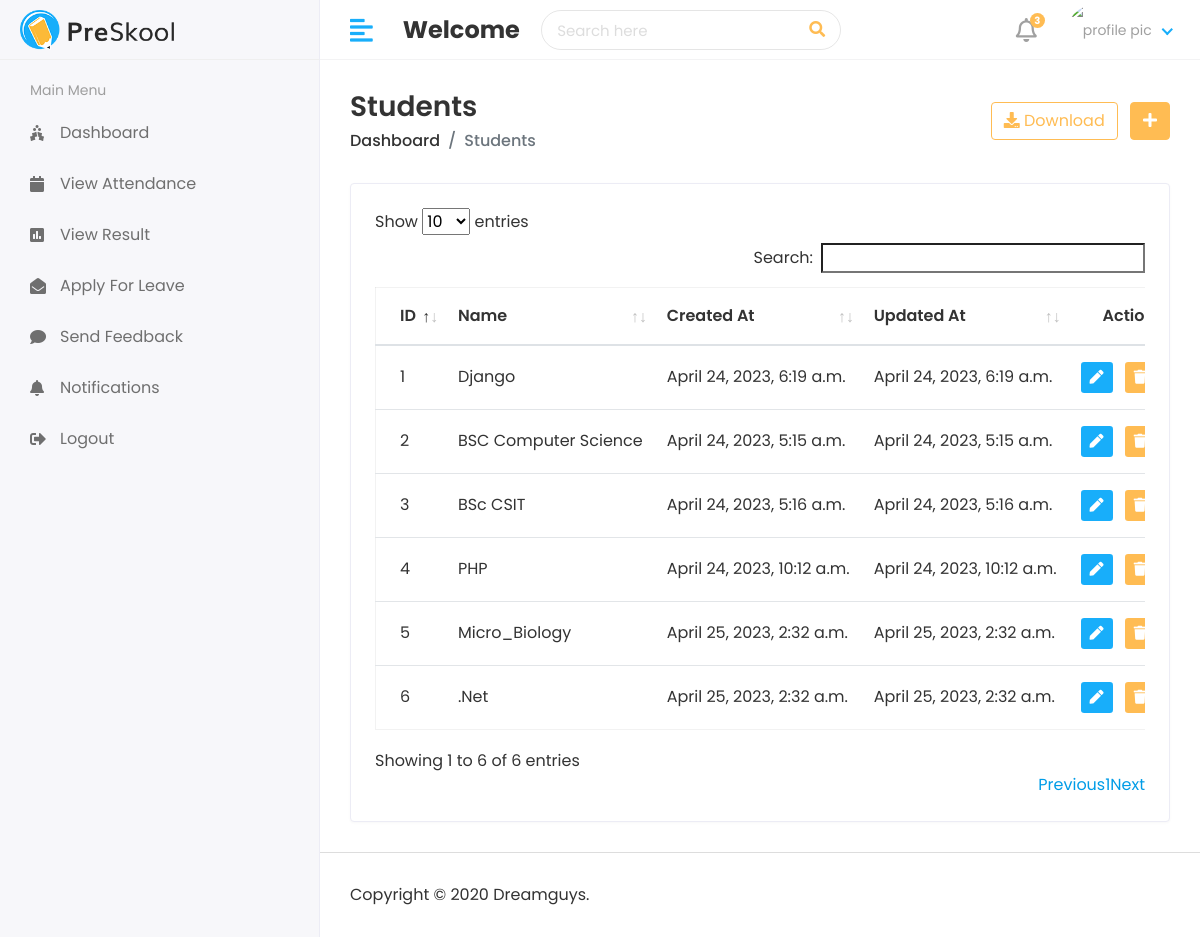
Before: /hod/view-cource/ with the older database file.
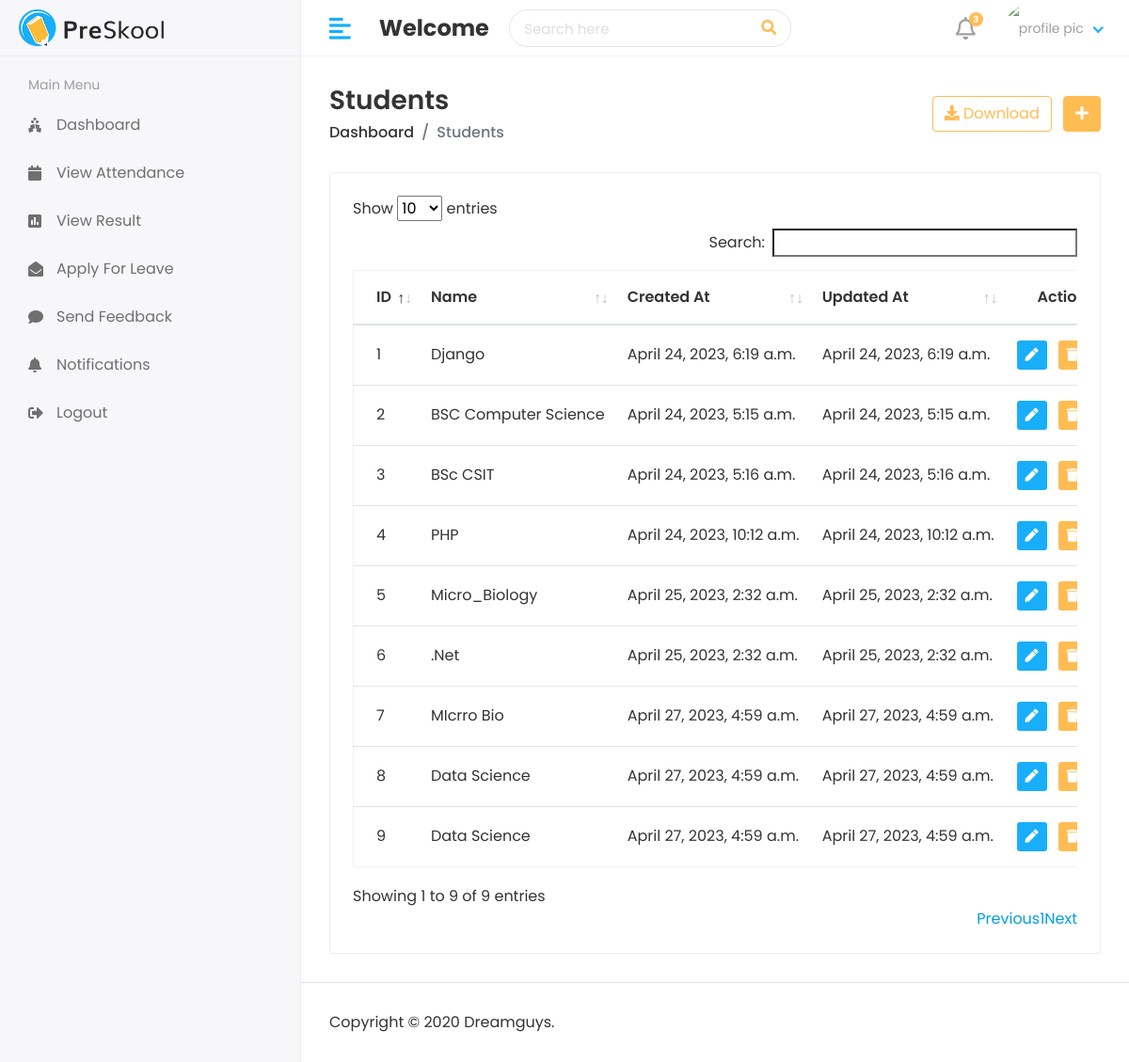
After: the same page with the newer database file.
### app_attendance_system/models.py (models this page shows)
class Cource(models.Model):
    name= models.CharField(max_length=100)
    created_at= models.DateTimeField(auto_now=True)
    updated_at= models.DateTimeField(auto_now=True)
    def __str__(self):
        return self.name

### app_attendance_system/views.py (the view)
# urls.py: path('hod/view-cource/', views.HodViewCource, name='view-cource'),
def HodViewCource(request):
    cource=Cource.objects.all()
    print(cource)
    context= {
        'cource':cource
    }
    return render(request, 'hod/view_cource.html',context)

### templates/hod/view_cource.html (shortened to what this page needs)
{% extends "layouts/master.html" %}
{% load static %}
{%block content %}
<div class="content container-fluid">
    <div class="page-header">
       <div class="row align-items-center">
          <div class="col">
             <h3 class="page-title">Students</h3>
             <ul class="breadcrumb">
                <li class="breadcrumb-item"><a href="index.html">Dashboard</a></li>
                <li class="breadcrumb-item active">Students</li>
             </ul>
          </div>
          <div class="col-auto text-right float-right ml-auto">
             <a href="#" class="btn btn-outline-primary mr-2"><i class="fas fa-download"></i> Download</a>
             <a href="add-student.html" class="btn btn-primary"><i class="fas fa-plus"></i></a>
          </div>
       </div>
    </div>
    <div class="row">
       <div class="col-sm-12">
          <div class="card card-table">
             <div class="card-body">
                <div class="table-responsive">
                   <table class="table table-hover table-center mb-0 " id="table_id">
                      <thead>
                         <tr>
                            <th>ID</th>
                            <th>Name</th>
                            <th>Created At</th>
                            <th>Updated At</th>
                            <th class="text-right">Action</th>
                         </tr>
                      </thead>
                      <tbody>
                        {% for i in cource %}
                         <tr>
                            <td>{{ forloop.counter }}</td>
                            <td>{{i.name}}</td>
                            <td>{{i.created_at}}</td>
                            <td>{{i.updated_at}}</td>
                            <td class="text-right">
                               <div class="actions">
                                  <a href="{% url 'edit-cource' i.id %}" class="btn btn-sm bg-success-light mr-2">
                                  <i class="fas fa-pen"></i>
                                  </a>
                                  <a href="{% url 'delete-cource' i.id %}" class="btn btn-sm bg-danger-light">
                                  <i class="fas fa-trash"></i>
                                  </a>
                               </div>
                            </td>
                         </tr>
                         {% endfor %}
                      </tbody>
                   </table>
                </div>
             </div>
          </div>
       </div>
    </div>
 </div>
{% endblock %}

Changed rows visible on the page:
added Cource: name "MIcrro Bio", created_at "April 27, 2023, 4:59 a.m.", updated_at "April 27, 2023, 4:59 a.m."
added Cource: name "Data Science", created_at "April 27, 2023, 4:59 a.m.", updated_at "April 27, 2023, 4:59 a.m."
added Cource: name "Data Science", created_at "April 27, 2023, 4:59 a.m.", updated_at "April 27, 2023, 4:59 a.m."
Other visible differences:
text written by a page script: "Show entries Search: Showing 1 to 6 of 6 entries Previous 1 Next" → "Show entries Search: Showing 1 to 9 of 9 entries Previous 1 Next"
